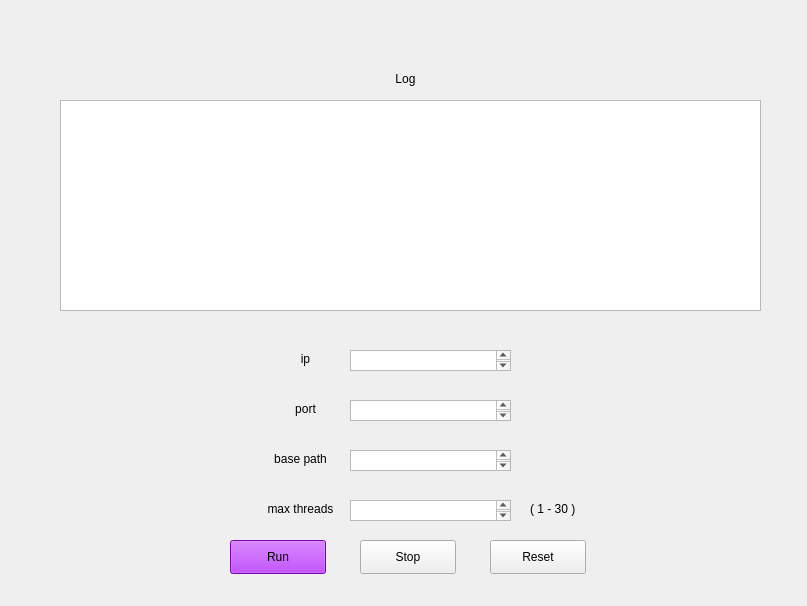
<?xml version="1.0" encoding="UTF-8"?>
<ui version="4.0">
 <class>MainWindow</class>
 <widget class="QMainWindow" name="MainWindow">
  <property name="geometry">
   <rect>
    <x>0</x>
    <y>0</y>
    <width>807</width>
    <height>606</height>
   </rect>
  </property>
  <property name="windowTitle">
   <string>MainWindow</string>
  </property>
  <widget class="QWidget" name="centralwidget">
   <widget class="QTextBrowser" name="output">
    <property name="geometry">
     <rect>
      <x>60</x>
      <y>100</y>
      <width>701</width>
      <height>211</height>
     </rect>
    </property>
   </widget>
   <widget class="QLabel" name="label">
    <property name="geometry">
     <rect>
      <x>390</x>
      <y>70</y>
      <width>31</width>
      <height>18</height>
     </rect>
    </property>
    <property name="text">
     <string>Log</string>
    </property>
    <property name="alignment">
     <set>Qt::AlignCenter</set>
    </property>
   </widget>
   <widget class="QTextEdit" name="ip">
    <property name="geometry">
     <rect>
      <x>350</x>
      <y>350</y>
      <width>161</width>
      <height>21</height>
     </rect>
    </property>
   </widget>
   <widget class="QLabel" name="ip_label">
    <property name="geometry">
     <rect>
      <x>290</x>
      <y>350</y>
      <width>31</width>
      <height>18</height>
     </rect>
    </property>
    <property name="text">
     <string>ip</string>
    </property>
    <property name="alignment">
     <set>Qt::AlignCenter</set>
    </property>
   </widget>
   <widget class="QLabel" name="port_label">
    <property name="geometry">
     <rect>
      <x>290</x>
      <y>400</y>
      <width>31</width>
      <height>18</height>
     </rect>
    </property>
    <property name="text">
     <string>port</string>
    </property>
    <property name="alignment">
     <set>Qt::AlignCenter</set>
    </property>
   </widget>
   <widget class="QLabel" name="base_path_label">
    <property name="geometry">
     <rect>
      <x>260</x>
      <y>450</y>
      <width>81</width>
      <height>18</height>
     </rect>
    </property>
    <property name="text">
     <string>base path</string>
    </property>
    <property name="alignment">
     <set>Qt::AlignCenter</set>
    </property>
   </widget>
   <widget class="QTextEdit" name="port">
    <property name="geometry">
     <rect>
      <x>350</x>
      <y>400</y>
      <width>161</width>
      <height>21</height>
     </rect>
    </property>
   </widget>
   <widget class="QTextEdit" name="path">
    <property name="geometry">
     <rect>
      <x>350</x>
      <y>450</y>
      <width>161</width>
      <height>21</height>
     </rect>
    </property>
   </widget>
   <widget class="QPushButton" name="run">
    <property name="geometry">
     <rect>
      <x>230</x>
      <y>540</y>
      <width>96</width>
      <height>34</height>
     </rect>
    </property>
    <property name="styleSheet">
     <string notr="true">background-color: rgb(170, 0, 255);</string>
    </property>
    <property name="text">
     <string>Run</string>
    </property>
    <property name="flat">
     <bool>false</bool>
    </property>
   </widget>
   <widget class="QPushButton" name="stop">
    <property name="geometry">
     <rect>
      <x>360</x>
      <y>540</y>
      <width>96</width>
      <height>34</height>
     </rect>
    </property>
    <property name="text">
     <string>Stop</string>
    </property>
   </widget>
   <widget class="QPushButton" name="reset">
    <property name="geometry">
     <rect>
      <x>490</x>
      <y>540</y>
      <width>96</width>
      <height>34</height>
     </rect>
    </property>
    <property name="text">
     <string>Reset</string>
    </property>
   </widget>
   <widget class="QTextEdit" name="thread_limit">
    <property name="geometry">
     <rect>
      <x>350</x>
      <y>500</y>
      <width>161</width>
      <height>21</height>
     </rect>
    </property>
   </widget>
   <widget class="QLabel" name="thread_limit_logo">
    <property name="geometry">
     <rect>
      <x>260</x>
      <y>500</y>
      <width>81</width>
      <height>18</height>
     </rect>
    </property>
    <property name="text">
     <string>max threads</string>
    </property>
    <property name="alignment">
     <set>Qt::AlignCenter</set>
    </property>
   </widget>
   <widget class="QLabel" name="label_2">
    <property name="geometry">
     <rect>
      <x>530</x>
      <y>500</y>
      <width>58</width>
      <height>18</height>
     </rect>
    </property>
    <property name="text">
     <string>( 1 - 30 )</string>
    </property>
   </widget>
  </widget>
 </widget>
 <resources/>
 <connections/>
</ui>
